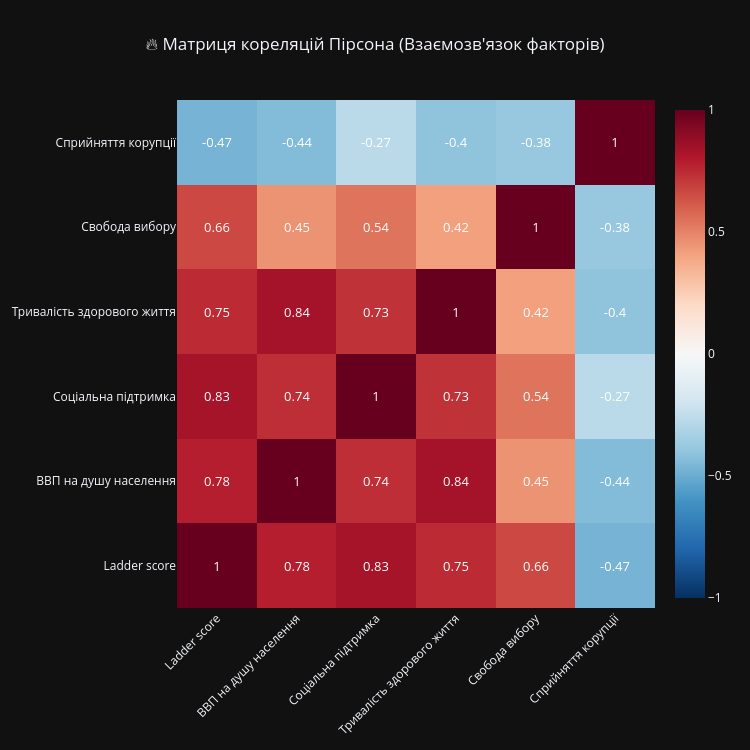

Write notebook code for a chart like this one.
### Markdown cell above
**6. Відібрати числових ознак та кореляційну матрицю:**

### Code cell
print("🔍 Відбір числових ознак для аналізу...")

selected_columns = [TARGET_METRIC] + [f for f in FEATURES_FULL if f in df.columns]
df_selected = df[selected_columns].copy()

df_numeric = df_selected.select_dtypes(include=[np.number])

print(f"✅ Відібрано числових ознак: {len(df_numeric.columns)} (включно з цільовою метрикою).")
print("📊 Побудова матриці кореляцій...")

corr_matrix = df_numeric.corr()

clean_labels = [FEATURE_TRANSLATIONS.get(col, str(col).replace('.', ' ').strip()) for col in corr_matrix.columns]

fig_corr = go.Figure(data=go.Heatmap(
    z=corr_matrix.values,
    x=clean_labels,
    y=clean_labels,
    colorscale='RdBu_r',
    zmin=-1, zmax=1,
    text=np.round(corr_matrix.values, 2),
    texttemplate="%{text}",
    textfont={"size": 13, "color": "white"},
    hoverinfo="text",
    hovertemplate="<b>Ознака X:</b> %{x}<br><b>Ознака Y:</b> %{y}<br><b>Кореляція:</b> %{z:.4f}<extra></extra>"
))

fig_corr.update_layout(
    title_text="🔥 Матриця кореляцій Пірсона (Взаємозв'язок факторів)",
    title_x=0.5,
    width=750,
    height=750,
    template=PLOT_TEMPLATE,
    xaxis=dict(tickangle=-45),
    margin=dict(b=120)
)

print("\nКрасивий Вивід:")
fig_corr.show()

### Figure 1 — Plotly figure (JSON) as saved in the notebook; plotly's stock layout.template omitted (floating-point values rounded to 4 significant figures)
{"data": [{"colorscale": [[0, "rgb(5,48,97)"], [0.1, "rgb(33,102,172)"], [0.2, "rgb(67,147,195)"], [0.3, "rgb(146,197,222)"], [0.4, "rgb(209,229,240)"], [0.5, "rgb(247,247,247)"], [0.6, "rgb(253,219,199)"], [0.7, "rgb(244,165,130)"], [0.8, "rgb(214,96,77)"], [0.9, "rgb(178,24,43)"], [1, "rgb(103,0,31)"]], "hoverinfo": "text", "hovertemplate": "<b>Ознака X:</b> %{x}<br><b>Ознака Y:</b> %{y}<br><b>Кореляція:</b> %{z:.4f}<extra></extra>", "text": [[1.0, 0.78, 0.83, 0.75, 0.66, -0.47], [0.78, 1.0, 0.74, 0.84, 0.45, -0.44], [0.83, 0.74, 1.0, 0.73, 0.54, -0.27], [0.75, 0.84, 0.73, 1.0, 0.42, -0.4], [0.66, 0.45, 0.54, 0.42, 1.0, -0.38], [-0.47, -0.44, -0.27, -0.4, -0.38, 1.0]], "textfont": {"color": "white", "size": 13}, "texttemplate": "%{text}", "type": "heatmap", "x": ["Ladder score", "ВВП на душу населення", "Соціальна підтримка", "Тривалість здорового життя", "Свобода вибору", "Сприйняття корупції"], "y": ["Ladder score", "ВВП на душу населення", "Соціальна підтримка", "Тривалість здорового життя", "Свобода вибору", "Сприйняття корупції"], "z": [[1.0, 0.7844, 0.8345, 0.7469, 0.6629, -0.4719], [0.7844, 1.0, 0.7381, 0.8375, 0.4514, -0.437], [0.8345, 0.7381, 1.0, 0.7255, 0.5416, -0.2725], [0.7469, 0.8375, 0.7255, 1.0, 0.4151, -0.4044], [0.6629, 0.4514, 0.5416, 0.4151, 1.0, -0.3838], [-0.4719, -0.437, -0.2725, -0.4044, -0.3838, 1.0]], "zmax": 1, "zmin": -1}], "layout": {"height": 750, "margin": {"b": 120}, "title": {"text": "🔥 Матриця кореляцій Пірсона (Взаємозв'язок факторів)", "x": 0.5}, "width": 750, "xaxis": {"tickangle": -45}}}
